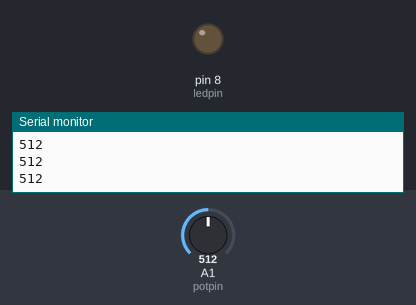
Recording of a sketch running on a simulated Arduino Uno, built with avr-gcc and run on an emulated ATmega328P. Shown: output pins drawn as LEDs (lit = HIGH), the last lines printed to the serial monitor. The inputs (shaded band) are chosen by the test bench; at power-on: A1 (potpin) = 512.

Above: at 1.2 s.
1.3 s: A1 (potpin) set to 522
At 1.8 s:
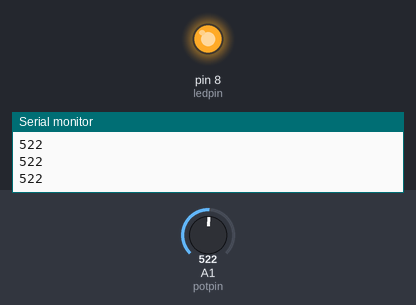
2.8 s: A1 (potpin) set to 511
At 4.0 s:
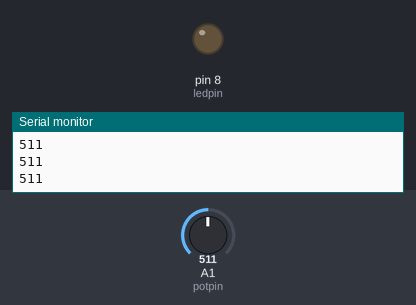
4.3 s: A1 (potpin) set to 716
At 5.3 s:
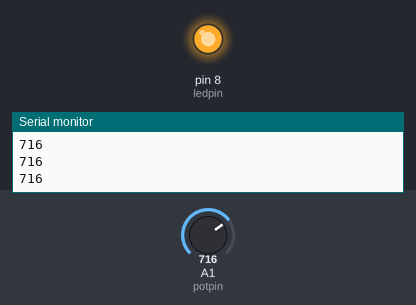
Timing chart, 0 to 7.3 s (numbered marks = the images above; inputs shaded):
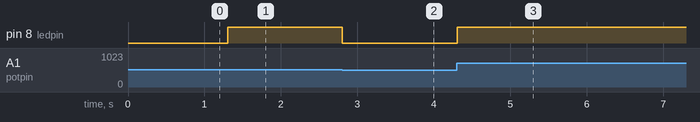

Measured:
- the behaviour switches between 513 and 514 on A1 (potpin) (found by bisection; images 0 and 1)
- after the input at 1.3 s, pin 8 (ledpin): LOW → HIGH at once
- after the input at 2.8 s, pin 8 (ledpin): HIGH → LOW at once
- after the input at 4.3 s, pin 8 (ledpin): LOW → HIGH at once

The sketch:

pwmLight.ino
```cpp
int val;//定義變數val
int ledpin=8 ;//定義Led pin8
int potpin=1;//定義可便電組類比介面0

void setup()
{
  Serial.begin(9600);//設置串列傳輸速率為9600

pinMode(ledpin,OUTPUT);
//設置數位接腳13為輸出介面，Arduino 上我們用到的I/O 口都要進行類似這樣的定義。
}
void loop()
{
 val=analogRead(potpin);// 讀取感測器的模擬值並賦值給val
  Serial.println(val);//顯示val 變數
  analogWrite(ledpin,map(val,0,1023,0,255));// 打開LED 並設置亮度（PWM 輸__________出最大值255）
  delay(10);//延時0.01 秒


}
```
